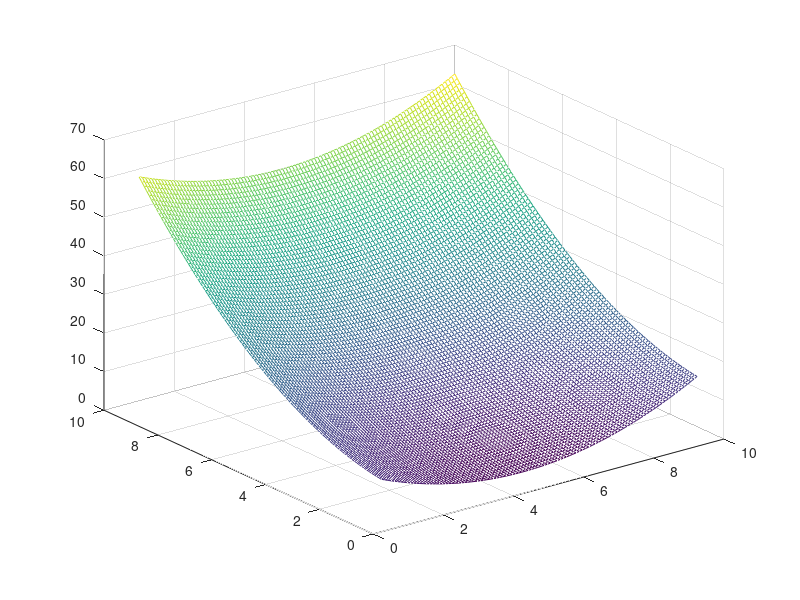
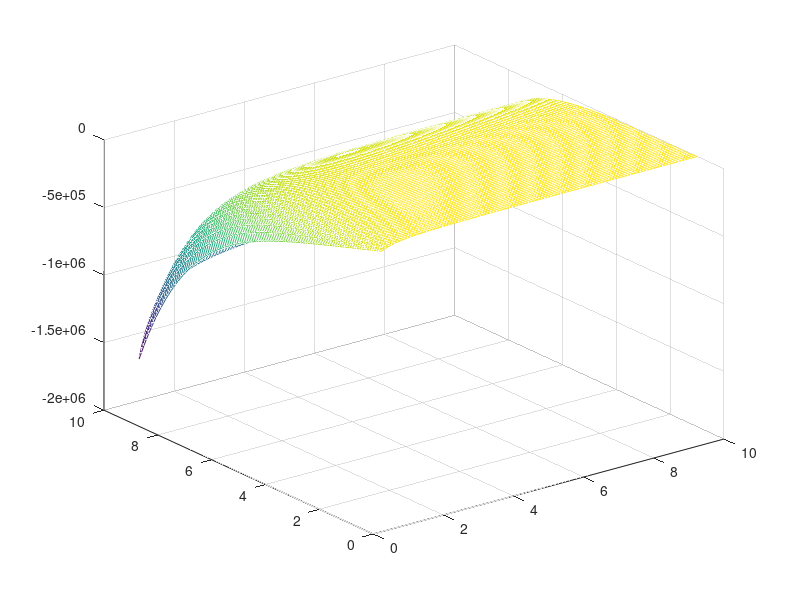
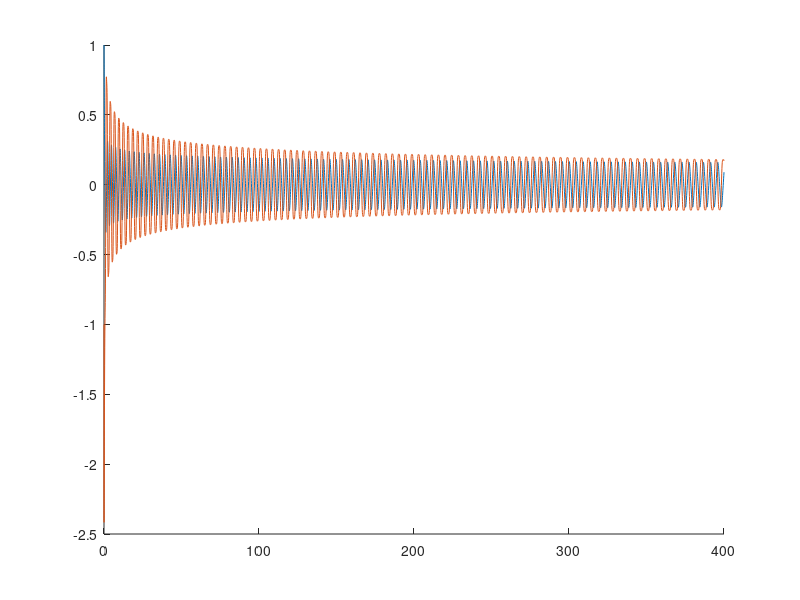

Write the MATLAB code that produced these figures, in order.
function lyap_ex()
close all

x = linspace(1,10,100);
xdot = linspace(1,10,100);

[xx,xxdot] = meshgrid(x,xdot);

V = 0.5*(xx-5).^2 + 0.5*xxdot.^2;

figure()
mesh(xx,xxdot,V)

%uu = -100*xx;
uu = (5-xx-3*xxdot)./xx.^2;
xxdbldot = xx.^2*uu - xxdot.^5;
Vdot = (xx-5).*xxdot + xxdot.*xxdbldot;

figure()
mesh(xx,xxdot,Vdot)

figure()
%for xdot = -10:5:10
    [tout,xout] = ode45(@Derivs,[0 400],[1;-1]);
    hold on
    plot(tout,xout)
%end





function dxdt = Derivs(t,xvec)

x = xvec(1);
xdot = xvec(2);
u = (-100-x-3*xdot)/x^2;
if abs(u) > 100
    u = sign(u)*100;
end
u = -100*x;
xdbldot = ((x^2)*u) -(xdot^5);

dxdt = [xdot;xdbldot];
